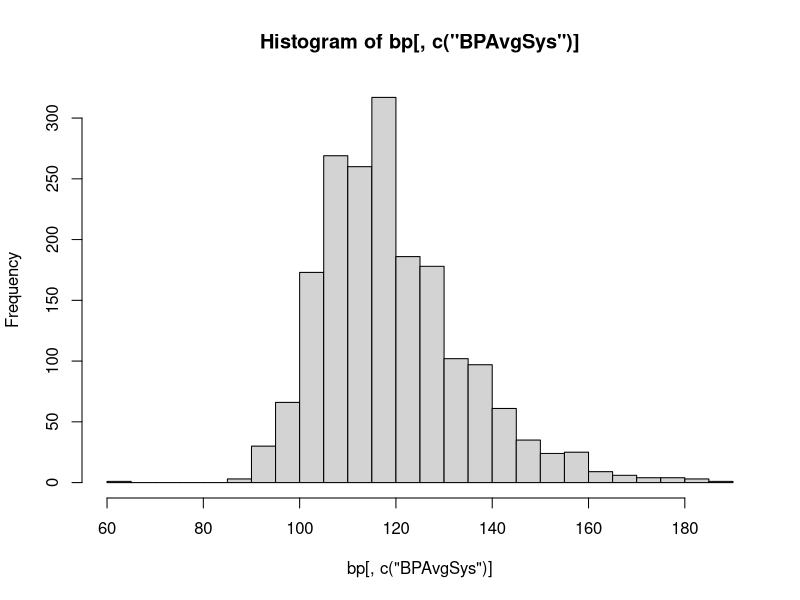
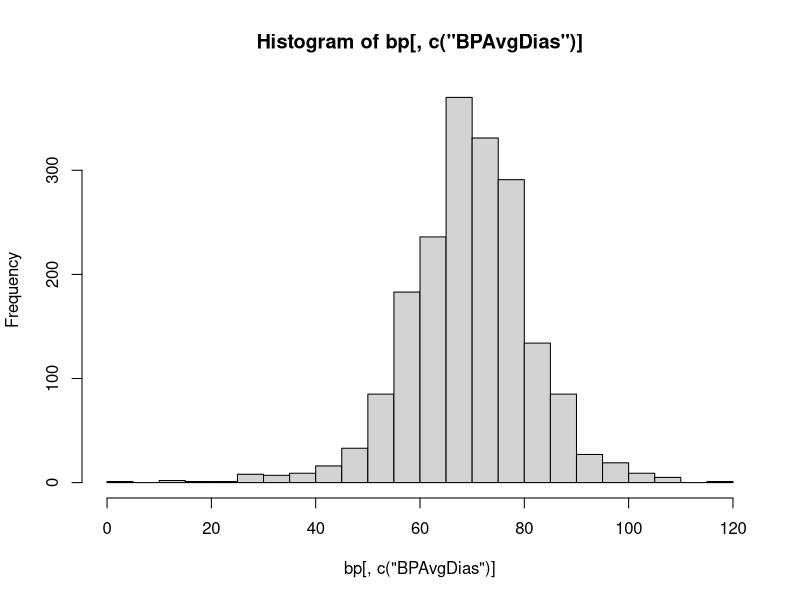
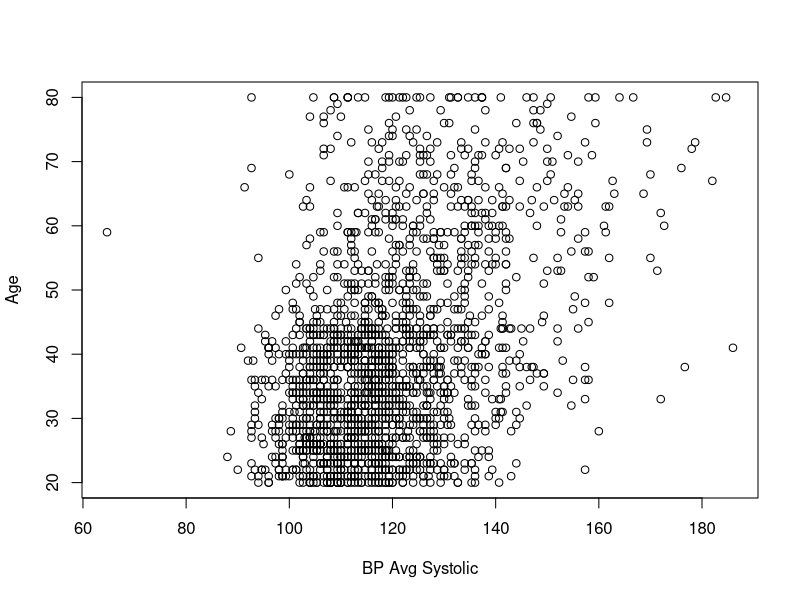
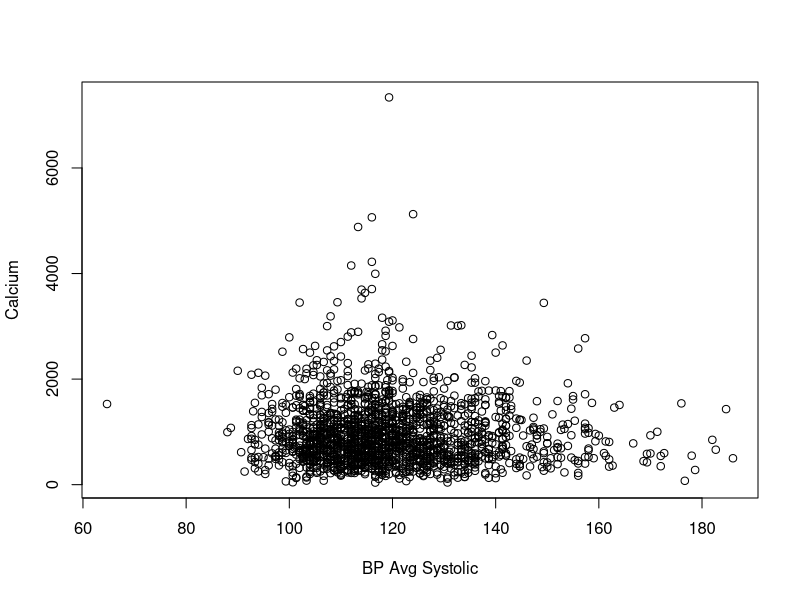
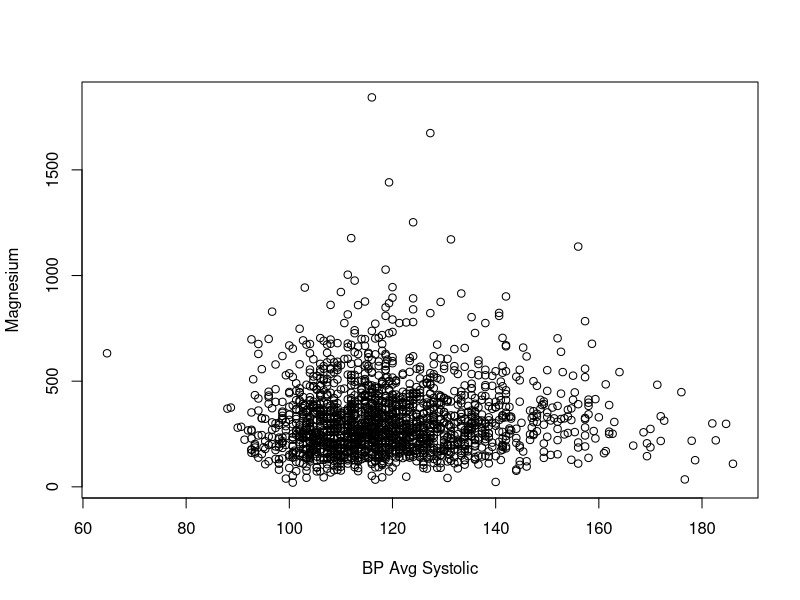
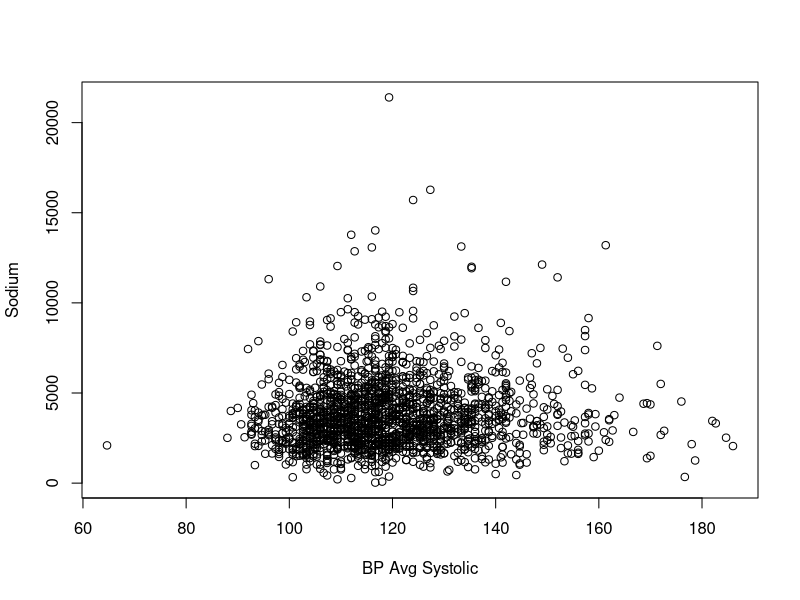
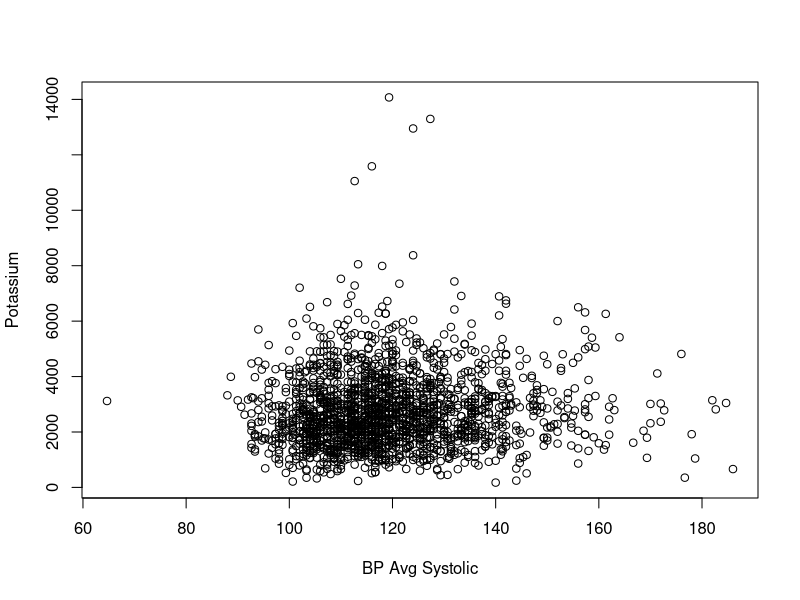
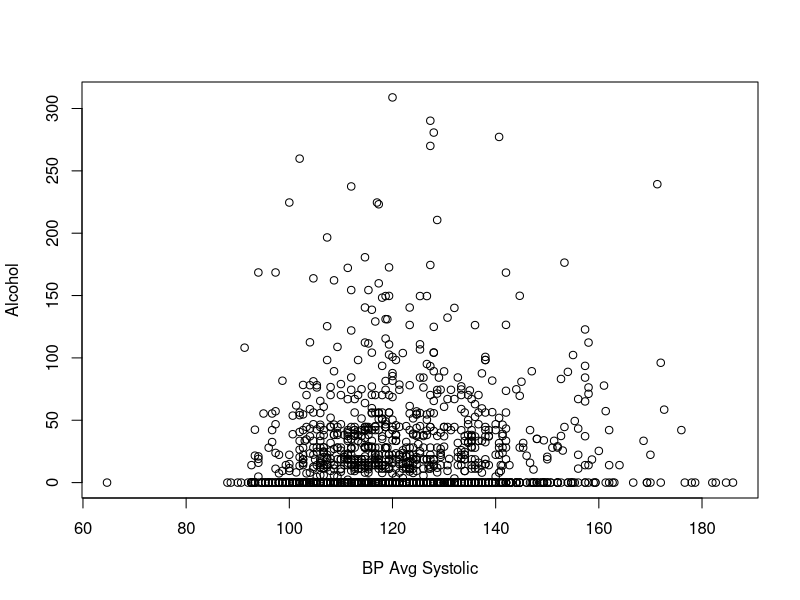

R code for these plots, in order:
## ---- chunk 1
bp = read.csv("NHANES Filtered Workbook.csv")
bp$BPAvgSys = rowMeans(bp[c("BPXSY1", "BPXSY2", "BPXSY3")], na.rm=TRUE)
bp$BPAvgDias = rowMeans(bp[c("BPXDI1", "BPXDI2", "BPXDI3")], na.rm=TRUE)
library(dplyr)
bp = select(bp,-c(SEQN, BPXSY1, BPXSY2, BPXSY3,BPXDI1,BPXDI2, BPXDI3, LBXIN, LBDINSI, LBDLDL, DIQ050, URXPREG,IND235))
## ---- chunk 2
bp = na.omit(bp)
bp$DBD895 = replace(bp$DBD895, bp$DBD895==5555, 22)
## ---- chunk 3
bp = bp %>% filter(RIDEXPRG != 3, INDHHIN2 %in% c(1:10,14,15), DRQSPREP != 9, DRQSDIET != 9, !ALQ130 %in% c(777,999), !DIQ010 %in% c(7,9), !DIQ160 %in% c(7,9), !DBD895 %in% c(7777,9999), !DPQ030 %in% c(7,9), !MCQ080 %in% c(7,9), !MCQ160B %in% c(7,9), !MCQ160C %in% c(7,9), !MCQ160F %in% c(7,9), !PAD680 %in% c(7777,9999), !SMQ020 %in% c(7,9))
## ---- chunk 4
colnames(bp)[1:34] = c("Sex","Age","Race","Pregnant", "InfantsInHousehold", "ChildrenInHousehold", "SeniorsInHousehold", "Income", "SaltUsed", "SpecialDiet", "Calcium","Magnesium","Sodium","Potassium","Alcohol", "Weight","BMI", "Waist", "LabCalcium", "LabCholesterol", "LabTriglycerides", "LabHDL", "LabGlucose", "DailyAlcoholicDrinks", "Diabetic","Prediabetic", "WeeklyMealsNotHomePrepared", "HighBP", "Overweight", "CongestiveHeartFailure", "CoronaryHeartDisease", "Stroke", "SedentaryMins", "SmokedCigarettes")

## ---- chunk 5
bp = select(bp,-c(Diabetic))
## ---- chunk 6
bp_d = subset(bp, select= -c(BPAvgSys))
bp_s = subset(bp, select= -c(BPAvgDias))
## ---- chunk 7
hist(bp[,c("BPAvgSys")], breaks =40)
hist(bp[,c("BPAvgDias")], breaks=40)
## ---- chunk 8
numerical = subset(bp, select = c(Age, Calcium, Magnesium, Sodium, Potassium, Alcohol, Weight, BMI, Waist, LabCalcium, LabCholesterol, LabTriglycerides, LabHDL, LabGlucose, DailyAlcoholicDrinks, WeeklyMealsNotHomePrepared, SedentaryMins))
i = 1
while (i <= length(names(numerical))) {
  plot(bp$BPAvgSys, numerical[,i], xlab = "BP Avg Systolic", ylab = names(numerical)[i])
  i = i + 1
}
## ---- chunk 9

i=1
while (i <= length(names(numerical))) {
  plot(bp$BPAvgDias, numerical[,i], xlab = "BP Avg Diastolic", ylab = names(numerical)[i])
  i = i + 1
}

## ---- chunk 10
cor(bp, method = "pearson")[,"BPAvgSys"]
## ---- chunk 11
cor(bp_d, method = "pearson")[,"BPAvgDias"]
## ---- chunk 12
full_sys = lm(BPAvgSys ~ as.factor(Sex)+Age+as.factor(Race)+as.factor(Pregnant)+as.factor(InfantsInHousehold)+as.factor(ChildrenInHousehold)+as.factor(SeniorsInHousehold)+as.factor(Income)+as.factor(SaltUsed)+as.factor(SpecialDiet)+Calcium+Magnesium+Sodium+ Potassium + Alcohol + BMI + Waist + LabCalcium + LabCholesterol + LabTriglycerides + LabHDL + LabGlucose + DailyAlcoholicDrinks + as.factor(Prediabetic) + WeeklyMealsNotHomePrepared + as.factor(HighBP) + as.factor(Overweight) + as.factor(CongestiveHeartFailure)+as.factor(CoronaryHeartDisease)+as.factor(Stroke)+SedentaryMins + as.factor(SmokedCigarettes), data=bp_s)
full_sys
## ---- chunk 13
library(car)
## ---- chunk 14
vif(full_sys)
## ---- chunk 15
step(full_sys, direction = "backward", trace=FALSE)
## ---- chunk 16
m_s1 = lm(formula = BPAvgSys ~ as.factor(Sex) + Age + as.factor(Race) + 
    as.factor(SeniorsInHousehold) + as.factor(Income) + as.factor(SaltUsed) + 
    as.factor(SpecialDiet) + Magnesium + Alcohol + BMI + LabCholesterol + 
    LabTriglycerides + LabHDL + as.factor(CongestiveHeartFailure) + 
    as.factor(CoronaryHeartDisease), data = bp_s)
summary(m_s1)
## ---- chunk 17
Base = lm(BPAvgSys ~ 1, data=bp_s)
step(Base, scope=formula(full_sys),direction = "forward", trace=FALSE)
